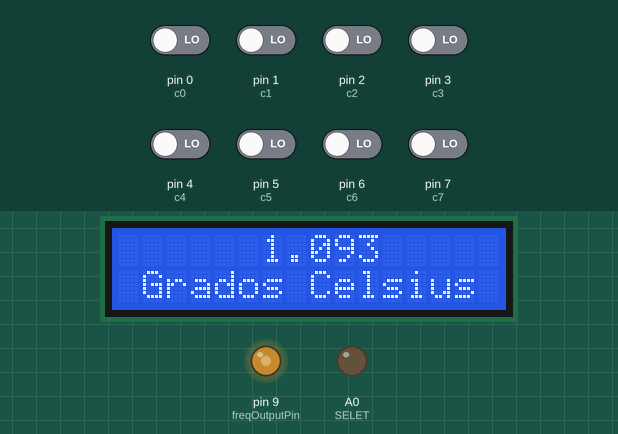
The sketch below on a simulated Arduino Uno, built with avr-gcc and run on an emulated ATmega328P. On the bench: 16×2 character LCD, output pins drawn as LEDs (lit = HIGH). The inputs (shaded band) are chosen by the test bench; at power-on: pin 0 (c0), pin 1 (c1), pin 2 (c2), pin 3 (c3), pin 4 (c4), pin 5 (c5), pin 6 (c6), pin 7 (c7) LOW. Pins used as bus, display or sensor lines are not drawn.

Above: at 1.2 s.
1.3 s: pin 7 (c7) driven HIGH
At 2.2 s:
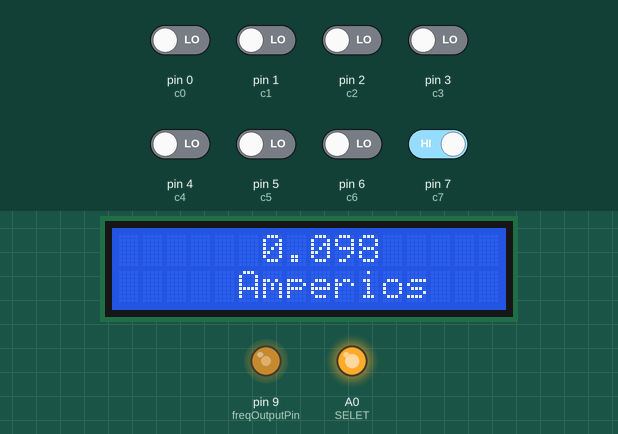
4.3 s: pin 0 (c0) driven HIGH
At 5.6 s:
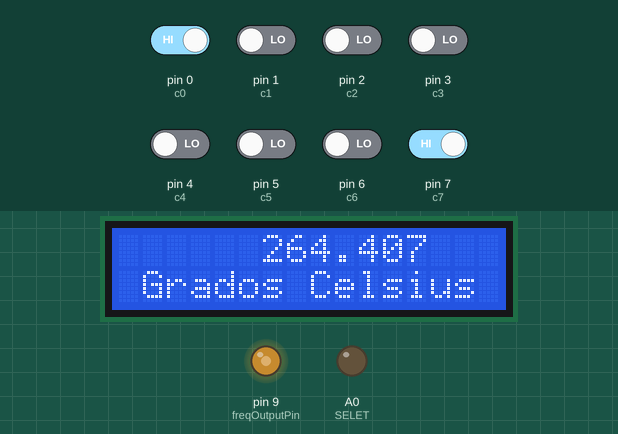
7.3 s: pin 1 (c1) driven HIGH
At 9.7 s:
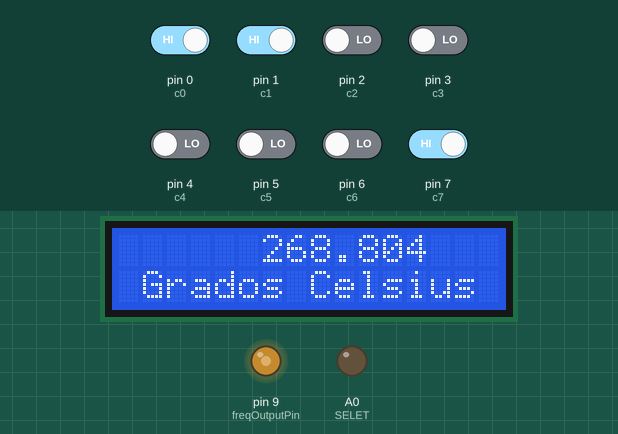
10.0 s: pin 2 (c2) driven HIGH
At 10.6 s:
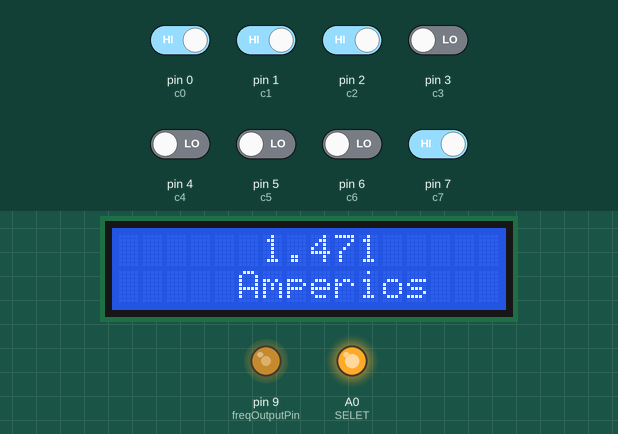
11.8 s: pin 3 (c3) driven HIGH
At 13.4 s:
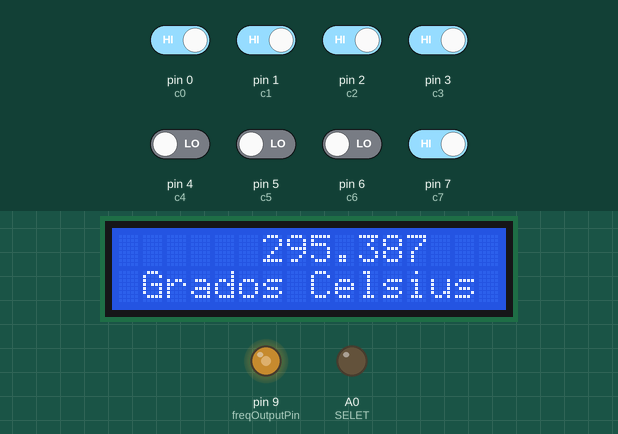
14.3 s: pin 4 (c4) driven HIGH
At 15.4 s:
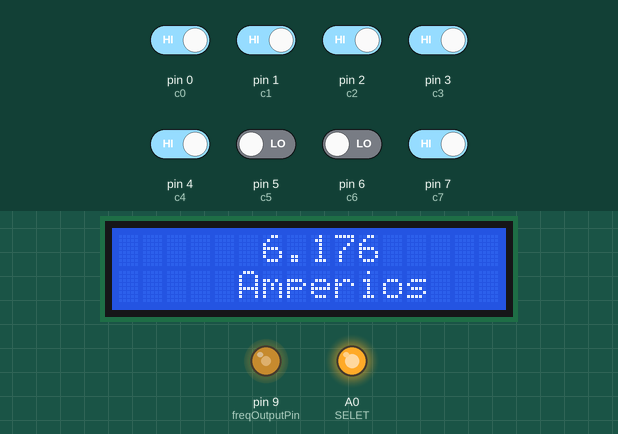
Timing chart, 0 to 17.1 s (numbered marks = the images above; inputs shaded):
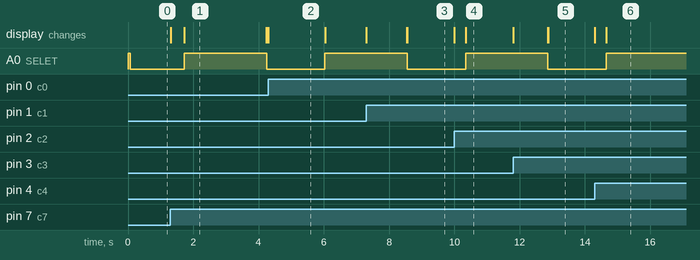

Measured:
- after the input at 1.3 s, A0 (SELET): LOW → HIGH after 0.43 s instead of 0.39 s; the display: first changes at once (image 1 shows a later state)
- after the input at 4.3 s, the display: changes at once (image 2)
- after the input at 10.0 s, the display: first changes at once (image 4 shows a later state)
- after the input at 14.3 s, the display: first changes at once (image 6 shows a later state)
- what the display in image 1 shows lasts 2.5 s, from 1.7 s to 4.2 s
- what the display in image 2 shows lasts 1.7 s, from 4.3 s to 6.0 s

The sketch:

LAB-4_S_EQU-4.ino
```cpp
#include  <Wire.h>
#include<LiquidCrystal.h>
LiquidCrystal LCD(13,12,8,10,11,A1);


//defincion pines de entradad digital
int SELET=A0;
int c0 = 0;//*1
int c1 = 1;//*2
int c2 = 2;//*4
int c3 = 3;//*8
int c4 = 4;//*16
int c5 = 5;//*32
int c6 = 6;//*64
int c7 = 7;//*128


const int freqOutputPin = 9;
const int ocr1aval  = 16;


void setup() {
  //definicion de pines con entradas de datos analogos
  pinMode     (A0, OUTPUT);
  digitalWrite(A0, HIGH);
  pinMode     (A1, OUTPUT);
  digitalWrite(A1, HIGH);
//definicion pines como entrada de datos digitales
  pinMode(c0, INPUT);
  pinMode(c1, INPUT);
  pinMode(c2, INPUT);
  pinMode(c3, INPUT);
  pinMode(c4, INPUT);
  pinMode(c5, INPUT);
  pinMode(c6, INPUT);
  pinMode(c7, INPUT);
  //inicializar LCD
  LCD.begin(16,2);
  LCD.home ();

  pinMode(freqOutputPin, OUTPUT);

  TCCR1A = ( (1 << COM1A0));

  TCCR1B = ((1 << WGM12) | (1 << CS10));

  TIMSK1 = 0;

  OCR1A = ocr1aval;


}

void loop() {
//DEFINICION SENSOR DE TEMPERATURA LM 35
float temp;
//FIN DEFINICION SENSOR DE TEMPERATURA
//DEFINICION SENSOR DE CORRIENTE ACS 712 20A
float ins=2.5;//intercecion eje y;
float sens=0.1;//sencibilidad sensor
float tencion;//voltaje sensor
float corriente;//corrienteg
//FIN DEFINICION SENSOR DE CORRIENTE
//iniciacion dato
int dato=0;
  //iniciacion bits
float s0=0; float s1=0; float s2=0; float s3=0; float s4=0; float s5=0; float s6=0; float s7=0;

//sensor de temperatura lm 35
for(int i=0; i<485; i++)
 {
digitalWrite(SELET, LOW);
s0=digitalRead(c0)*1;
s1=digitalRead(c1)*2;
s2=digitalRead(c2)*4;
s3=digitalRead(c3)*8;
s4=digitalRead(c4)*16;
s5=digitalRead(c5)*32;
s6=digitalRead(c6)*64;
s7=digitalRead(c7)*128;

dato=s0+s1+s2+s3+s4+s5+s6+s7;

 //la temperatura es
//temp=(dato*100)/255;
//para evaluar varia muestra de la corriente
temp=((0.0012*dato*dato) + (1.8864*dato) + 0.4926);
temp=temp+0.6;
//para imprimir la temperatura en la LCD
LCD.setCursor(6,0);
LCD.print(temp,3);
LCD.setCursor(1,1);
LCD.print("Grados Celsius");

 }
 //fin codigo sensor temperatura
LCD.clear();
//sensor de corriente ACS 712 20A
s0=0;s1=0; s2=0; s3=0;  s4=0; s5=0;  s6=0;  s7=0;
for(int i=0;i<970;i++)
 {
 digitalWrite(SELET, HIGH);
s0=digitalRead(c0)*1;
s1=digitalRead(c1)*2;
s2=digitalRead(c2)*4;
s3=digitalRead(c3)*8;
s4=digitalRead(c4)*16;
s5=digitalRead(c5)*32;
s6=digitalRead(c6)*64;
s7=digitalRead(c7)*128;
dato=s0+s1+s2+s3+s4+s5+s6+s7;
 //la tencion es
tencion=(dato*5.0)/255;
//para evaluar varia muestra de la corriente
corriente=(tencion-ins)/sens;
//para imprimir la corriente en el LCD
LCD.setCursor(6,0);
LCD.print(corriente,3);
LCD.setCursor(5,1);
LCD.print("Amperios");
 }
 LCD.clear();
 delay (10);
}
//fin codigo sensor de corriente
```
